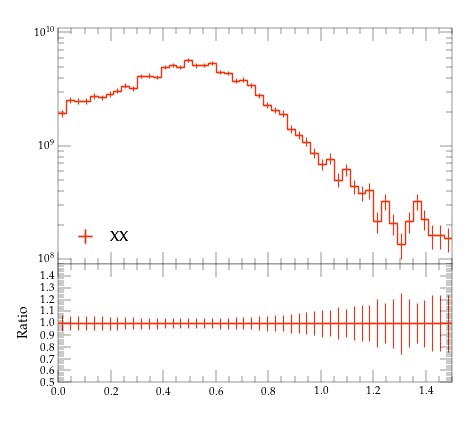

This chart was generated by the following Python code:
#! /usr/bin/env python

# This Python script was auto-generated using YODA v2.0.2.
# Analysis object: /MC_HFJETS_NOTNORM/ptfracC
# Timestamp: 29-07-2026 (15:50:41)

import matplotlib as mpl
import matplotlib.pyplot as plt
mpl.use('Agg') # comment out for interactive use
import os
import numpy as np

plotDir = os.path.split(os.path.realpath(__file__))[0]
if 'YODA_USER_PLOT_PATH' in globals():
    plot_outdir = globals()['YODA_USER_PLOT_PATH']
else:
    plot_outdir = plotDir

#plot style
plt.style.use(os.path.join(plotDir, '../default.mplstyle'))
# plot metadata
figW, figH = plt.rcParams['figure.figsize']
ax_xLabel = r''
ax_yLabel = r''
ax_title  = r''
ax_xScale = 'linear'
ax_yScale = 'log'
xLims = (0.0, 1.5)
yLims = (90000000.0, 11000000000.0)

# TeX-friendly labels for the legend
labels = {
    'legend' : ([ r"XX" ], r""),
}

# Adjust canvas width and height
canvasW = 10.0
canvasH = 9.0
figW *= canvasW/10.
figH *= canvasH/9.

# Create figure and axis objects
fig, (ax, ratio0_ax) = plt.subplots(2, 1, sharex=True,
                  figsize=(figW,figH), gridspec_kw={'height_ratios': (6.0, 3.0)})

# Set figure margins
plt.subplots_adjust(
    left   = 1.0 * plt.rcParams['figure.subplot.left'],
    right  = 1.0 * plt.rcParams['figure.subplot.right'],
    top    = 1.0 * plt.rcParams['figure.subplot.top'],
    bottom = 1.0 * plt.rcParams['figure.subplot.bottom'])

ratio0_ax.yaxis.set_major_locator(mpl.ticker.MultipleLocator(0.1))
ratio0_ax.set_ylim(0.5, 1.4999)
ratio0_ax.set_ylabel('Ratio')

# the numerical data is stored in a separate file
dataf = dict()
prefix = os.path.split(__file__)[0]
if prefix:    prefix = prefix + '/'
exec(open(prefix+'ptfracC__data.py').read(), dataf)


legend_handles = dict() # keep track of handles for the legend

# style options for curves
# starts at zorder>=5 to draw curve on top of legend
styles = {
  'YYY': {
    'color' : '#EE3311',
    'linestyle' : '-',
    'linewidth' : 1,
    'marker' : 'none',
    'markersize' : 2,
    'capsize' : 0.0,
    'zorder' : 5,
    'histstyle' : 1,
    'drawstyle' : 'steps-pre',
    'xerrorbars' : 1,
    'yerrorbars' : 1,
    'fillcolor' : None,
    'fillopacity' : 1.0,
    'ratio0_linestyle' : '-',
    'ratio0_linewidth' : 1,
    'ratio0_marker' : 'none',
    'ratio0_markersize' : 2,
    'ratio0_capsize' : 0.0,
    'ratio0_zorder' : 5,
    'ratio0_histstyle' : 1,
    'ratio0_drawstyle' : 'steps-pre',
    'ratio0_xerrorbars' : 1,
    'ratio0_yerrorbars' : 1,
  },
}

# curve from input yoda files in main panel
for label, yvals in dataf['yvals'].items():
    if all(np.isnan(v) for v in dataf['yvals'][label]):
        continue
    tmp = None
    if styles[label]['histstyle']: # draw as histogram
        xpos = dataf['xedges'][label] if styles[label]['drawstyle'] else dataf['xpoints'][label]
        ypos = np.insert(yvals, 0, yvals[0]) if styles[label]['drawstyle'] else yvals
        if styles[label]['fillcolor']: # fill area below curve
            ax.fill_between(xpos, ypos, step='pre',
                            color=styles[label]['fillcolor'],
                            alpha=styles[label]['fillopacity'])
        tmp, = ax.plot(xpos, ypos,
                       color=styles[label]['color'],
                       linestyle=styles[label]['linestyle'],
                       linewidth=styles[label]['linewidth'],
                       drawstyle=styles[label]['drawstyle'], solid_joinstyle='miter',
                       zorder=styles[label]['zorder'], label=label)
    tmp = ax.errorbar(dataf['xpoints'][label], yvals,
                      xerr=np.array(dataf['xerrs'][label])*styles[label]['xerrorbars'],
                      yerr=np.array(dataf['yerrs'][label])*styles[label]['yerrorbars'],
                      fmt=styles[label]['marker'], capsize=styles[label]['capsize'],
                      markersize=styles[label]['markersize'],
                      ecolor=styles[label]['color'],
                      color=styles[label]['color'], zorder=styles[label]['zorder'])
    tmp[-1][0].set_linestyle(styles[label]['linestyle'])
    tmp[-1][0].set_linewidth(styles[label]['linewidth'])
    if label in dataf['add_legend_handle']:  legend_handles[label] = tmp
    for varLabel in dataf['variation_yvals'].keys():
        if varLabel.startswith(label):
            tmp, = ax.plot(dataf['xedges'][label], dataf['variation_yvals'][varLabel],
                           color=styles[label]['color'],
                           linestyle=styles[label]['linestyle'],
                           linewidth=styles[label]['linewidth'],
                           drawstyle='steps-pre', solid_joinstyle='miter',
                           zorder=styles[label]['zorder'], alpha=0.5)


# plots on ratio panel
# curve from input yoda files in ratio panel
for label, yvals in dataf['ratio0_yvals'].items():
    if all(np.isnan(v) for v in yvals):
        continue
    if styles[label]['ratio0_histstyle']: # plot as histogram
        xpos = dataf['xedges']['YYY'] if styles[label]['ratio0_drawstyle'] else dataf['xpoints']['YYY']
        ypos = np.insert(yvals, 0, yvals[0]) if styles[label]['ratio0_drawstyle'] else yvals
        ratio0_ax.plot(xpos, ypos,
                       color=styles[label]['color'],
                       linewidth=styles[label]['linewidth'],
                       linestyle=styles[label]['ratio0_linestyle'],
                       drawstyle=styles[label]['ratio0_drawstyle'], zorder=styles[label]['zorder'],
                       solid_joinstyle='miter')
    tmp = ratio0_ax.errorbar(dataf['xpoints']['YYY'], yvals,
                             xerr=np.array(dataf['ref_xerrs'])*styles[label]['ratio0_xerrorbars'],
                             yerr=np.array(dataf['ratio0_yerrs'][label])*styles[label]['ratio0_yerrorbars'],
                             fmt=styles[label]['ratio0_marker'], capsize=styles[label]['ratio0_capsize'],
                             markersize=styles[label]['ratio0_markersize'],
                             ecolor=styles[label]['color'],
                             color=styles[label]['color'])
    tmp[-1][0].set_linestyle(styles[label]['ratio0_linestyle'])
    tmp[-1][0].set_linewidth(styles[label]['ratio0_linewidth'])

    for varlabel in dataf['ratio0_variation_vals'].keys():
        if varlabel.startswith(label):
            ratio0_ax.plot(dataf['xedges']['YYY'],
                            dataf['ratio0_variation_vals'][varlabel],
                            color=styles[label]['color'],
                            linestyle=styles[label]['linestyle'],
                            linewidth=styles[label]['linewidth'],
                            drawstyle='steps-pre', solid_joinstyle='miter',
                            zorder=1, alpha=0.5)

legend_items = list(legend_handles.values())
ax.add_artist(ax.legend(legend_items,
                        labels['legend'][0],
                        title=labels['legend'][1],
                        alignment='left',
                        loc='lower left',
                        bbox_to_anchor=(0.0, 0.03)))

# set plot metadata as defined above
ratio0_ax.set_xlabel(ax_xLabel)
ratio0_ax.xaxis.set_label_coords(1., -0.15)
ax.set_ylabel(ax_yLabel, ha='right', va='top')
ax.yaxis.set_label_coords(-0.11, 1.0)
ax.set_title(ax_title, loc='left')
ax.set_xscale(ax_xScale)
ax.set_yscale(ax_yScale)
ax.set_xlim(xLims)
ax.set_ylim(yLims)

# tick formatting
plt.rcParams['xtick.top'] = True
plt.rcParams['ytick.right'] = True
ax.yaxis.set_major_locator(mpl.ticker.LogLocator(base=10.0, numticks=np.inf))
ax.yaxis.set_minor_locator(mpl.ticker.LogLocator(
                           base=10.0, subs=np.arange(0.1, 1, 0.1), numticks=np.inf))
fig.align_ylabels((ax, ratio0_ax))
plt.savefig(os.path.join(plot_outdir, 'ptfracC.pdf'), format='PDF')
plt.savefig(os.path.join(plot_outdir, 'ptfracC.png'), format='PNG')

plt.close(fig)
